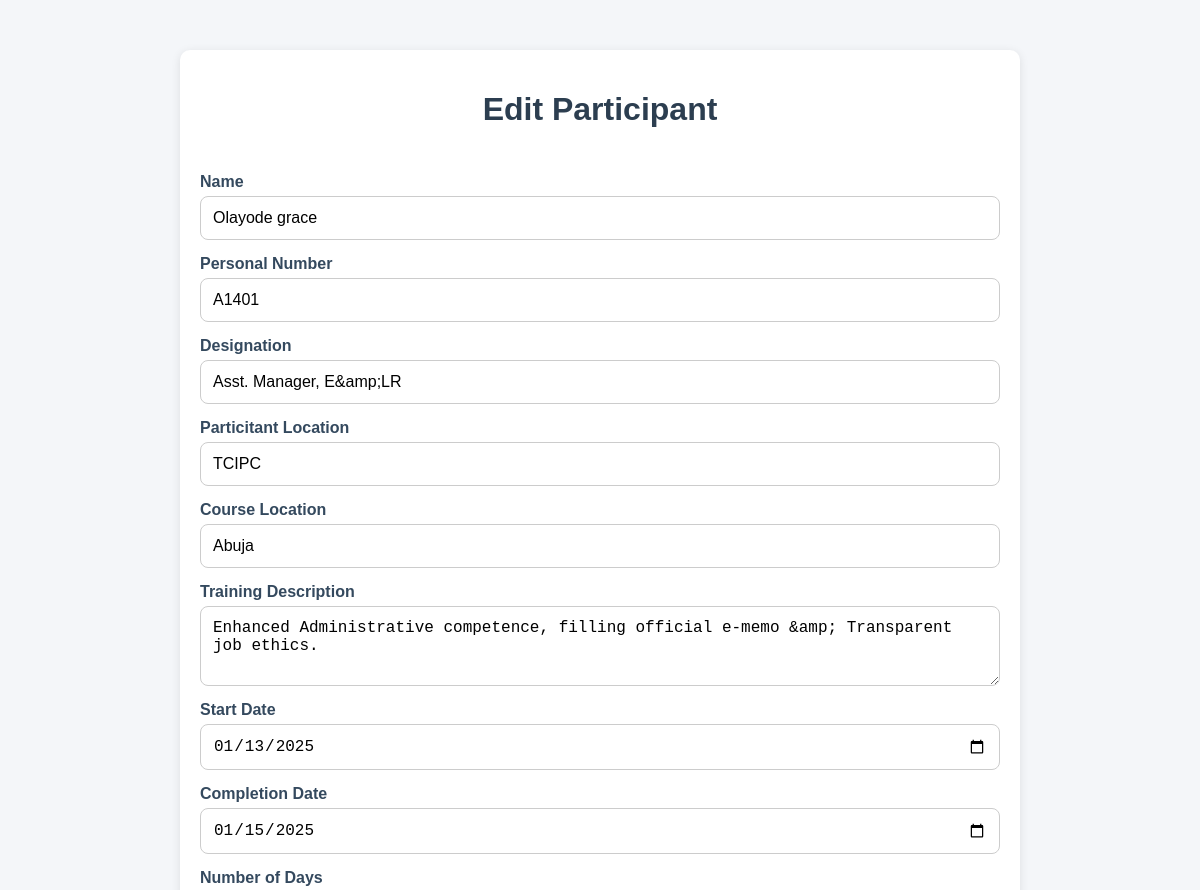
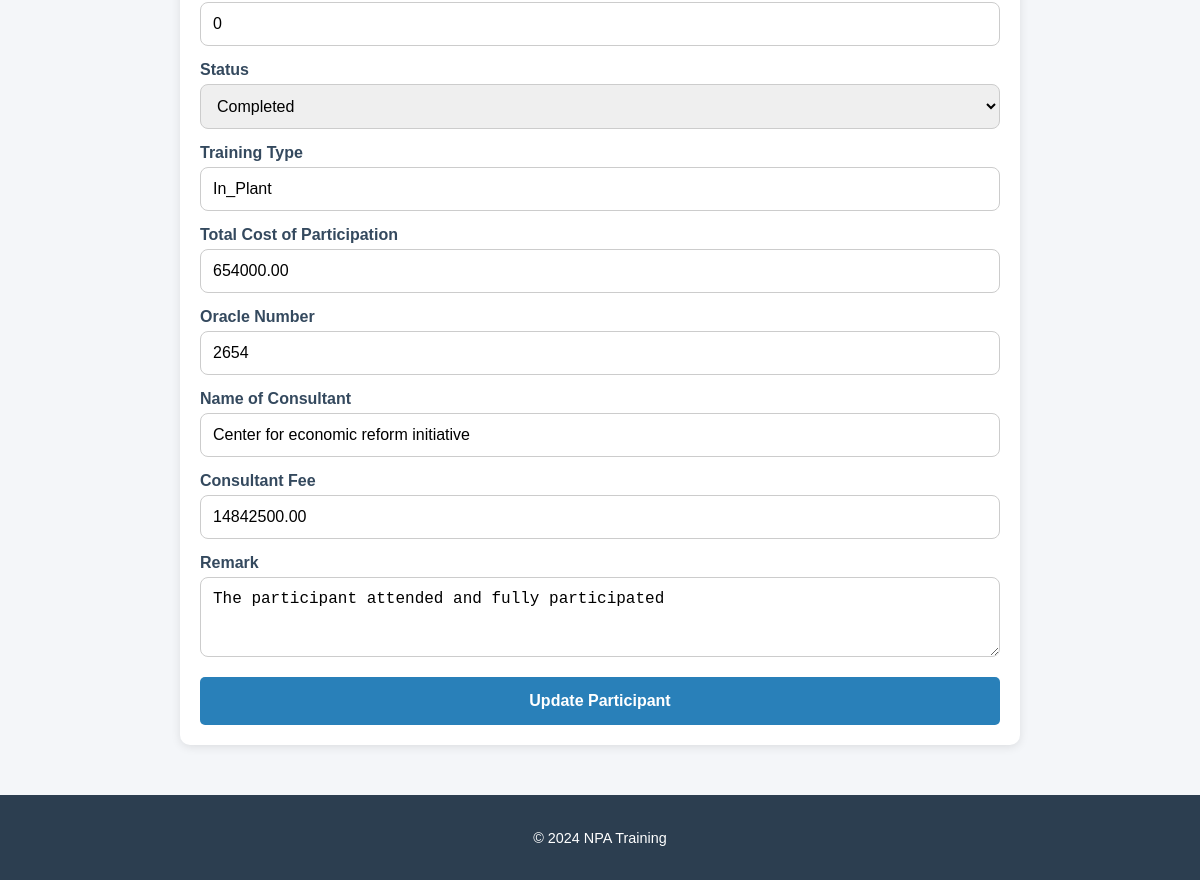
Screenshot of /admin/edit_participant.php?id=2 with the database file from the repository (2 pictures, top to bottom).
### tables this page shows
CREATE TABLE participants (
    id INT AUTO_INCREMENT PRIMARY KEY,
    name VARCHAR(255) NOT NULL,
    personal_number VARCHAR(50) NOT NULL,
    designation VARCHAR(100),
    location VARCHAR(100),
    venue VARCHAR(255),  
    training_description TEXT,
    start_date DATE NOT NULL,
    completion_date DATE NOT NULL,
    number_of_days INT NOT NULL,
    status VARCHAR(50) NOT NULL,
    training_type VARCHAR(50) NOT NULL,
    total_cost_of_participation DECIMAL(19, 2),
    oracle_number VARCHAR(255),  
    consultant_name VARCHAR(255),  
    consultation_amount DECIMAL(19, 2),  
    remark TEXT,
    INDEX idx_name (name),  
    INDEX idx_personal_number (personal_number),  
    INDEX idx_location (location)  
);

### admin/edit_participant.php (the view, shortened to what this page needs)
<?php
include 'db.php';
if (isset($_GET['id']) && is_numeric($_GET['id'])) {
    $id = (int)$_GET['id'];
    $stmt = $pdo->prepare("SELECT * FROM participants WHERE id = :id");
    $stmt->bindParam(':id', $id, PDO::PARAM_INT);
    $stmt->execute();
    $participant = $stmt->fetch(PDO::FETCH_ASSOC);
} else {
    die("Invalid participant ID.");
}
function escape($data) {
    return htmlspecialchars($data, ENT_QUOTES, 'UTF-8');
}
?>
<!DOCTYPE html>
<html lang="en">
<head>
    <link href="https://cdnjs.cloudflare.com/ajax/libs/font-awesome/6.0.0-beta3/css/all.min.css" rel="stylesheet">
</head>
<body>
    <div class="container">
        <header>
            <h1>Edit Participant</h1>
        </header>
        <form method="post" action="">
            <label for="name">Name</label>
            <input type="text" id="name" name="name" value="<?= escape($participant['name']) ?>" required>
            <label for="personal_number">Personal Number</label>
            <input type="text" id="personal_number" name="personal_number" value="<?= escape($participant['personal_number']) ?>" required>
            <label for="designation">Designation</label>
            <input type="text" id="designation" name="designation" value="<?= escape($participant['designation']) ?>" required>
            <label for="location">Particitant Location</label>
            <input type="text" id="location" name="location" value="<?= escape($participant['location']) ?>" required>
            <label for="venue">Course Location</label>
            <input type="text" id="venue" name="venue" value="<?= escape($participant['venue']) ?>" required>
            <label for="training_description">Training Description</label>
            <textarea id="training_description" name="training_description" rows="3" required><?= escape($participant['training_description']) ?></textarea>
            <label for="start_date">Start Date</label>
            <input type="date" id="start_date" name="start_date" value="<?= escape($participant['start_date']) ?>" required>
            <label for="completion_date">Completion Date</label>
            <input type="date" id="completion_date" name="completion_date" value="<?= escape($participant['completion_date']) ?>" required>
            <label for="number_of_days">Number of Days</label>
            <input type="number" id="number_of_days" name="number_of_days" value="<?= escape($participant['number_of_days']) ?>" required>
            <label for="status">Status</label>
            <select id="status" name="status" required>
                <option value="Completed" <?= $participant['status'] === 'Completed' ? 'selected' : '' ?>>Completed</option>
            </select>
            <label for="training_type">Training Type</label>
            <input type="text" id="training_type" name="training_type" value="<?= escape($participant['training_type']) ?>" required>
            <label for="total_cost_of_participation">Total Cost of Participation</label>
            <input type="number" id="total_cost_of_participation" name="total_cost_of_participation" value="<?= escape($participant['total_cost_of_participation']) ?>" required>
            <label for="oracle_number">Oracle Number</label>
            <input type="text" id="oracle_number" name="oracle_number" value="<?= escape($participant['oracle_number']) ?>" required>
            <label for="consultant_name">Name of Consultant</label>
            <input type="text" id="consultant_name" name="consultant_name" value="<?= escape($participant['consultant_name']) ?>" required>
            <label for="consultation_amount">Consultant Fee</label>
            <input type="number" id="consultation_amount" name="consultation_amount" value="<?= escape($participant['consultation_amount']) ?>" required>
            <label for="remark">Remark</label>
            <textarea id="remark" name="remark" rows="3"><?= escape($participant['remark']) ?></textarea>
            <input type="submit" value="Update Participant">
        </form>
    </div>
    <footer>
        <p>&copy; 2024 NPA Training</p>
    </footer>
</body>
</html>

### admin/edit_participant.php (style rules this page uses)
body { font-family: 'Arial', sans-serif; background-color: #f4f6f9; margin: 0; padding: 0; }
.container { max-width: 800px; margin: 50px auto; padding: 20px; background: #fff; box-shadow: 0 2px 10px rgba(0, 0, 0, 0.1); border-radius: 10px; }
header { text-align: center; margin-bottom: 30px; }
header h1 { font-size: 2rem; color: #2c3e50; }
form { display: flex; flex-direction: column; }
label { margin-top: 15px; font-weight: bold; color: #34495e; }
input, textarea, select { padding: 12px; font-size: 1rem; margin-top: 5px; border: 1px solid #ccc; border-radius: 8px; width: 100%; box-sizing: border-box; transition: all 0.3s; }
input[type="submit"] { margin-top: 20px; background-color: #2980b9; color: white; font-weight: bold; border: none; cursor: pointer; transition: background-color 0.3s ease; padding: 15px; border-radius: 5px; }
footer { text-align: center; padding: 20px; background: #2c3e50; color: #fff; margin-top: 30px; font-size: 0.9rem; }

### rows the page displays
participants: name "Olayode grace", personal_number "A1401", designation "Asst. Manager, E&amp;LR", location "TCIPC", venue "Abuja", training_description "Enhanced Administrative competence, filling official e-memo &amp; Transparent job ethics.", start_date "01/13/2025", completion_date "01/15/2025", number_of_days "0", status "Completed", training_type "In_Plant", total_cost_of_participation "654000.00", oracle_number "2654", consultant_name "Center for economic reform initiative", consultation_amount "14842500.00", remark "The participant attended and fully participated"
